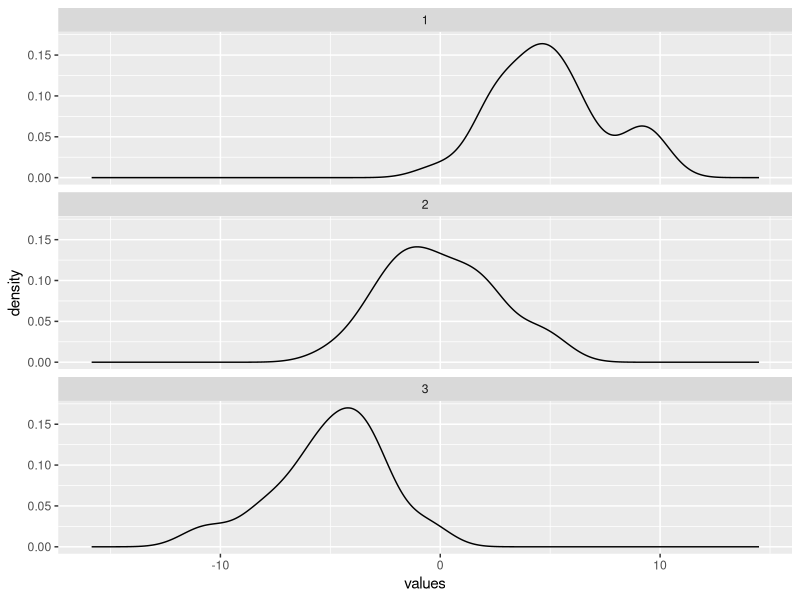
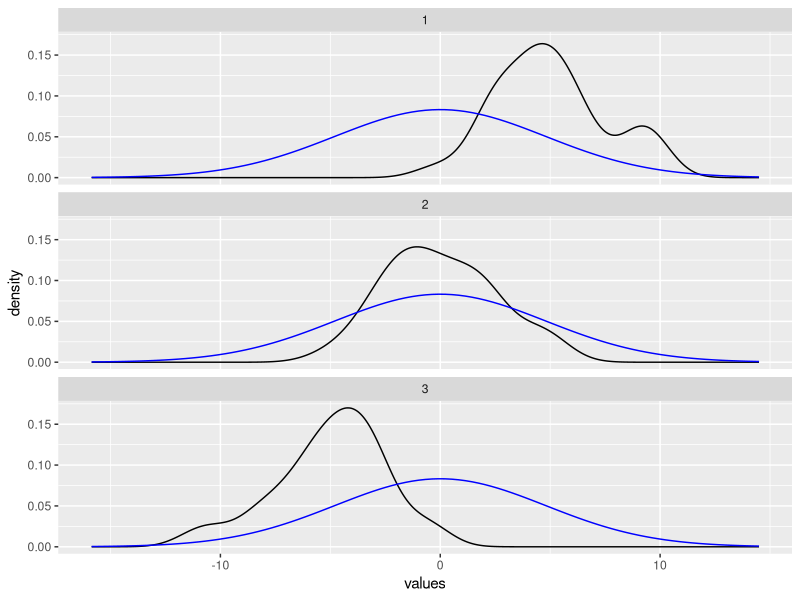
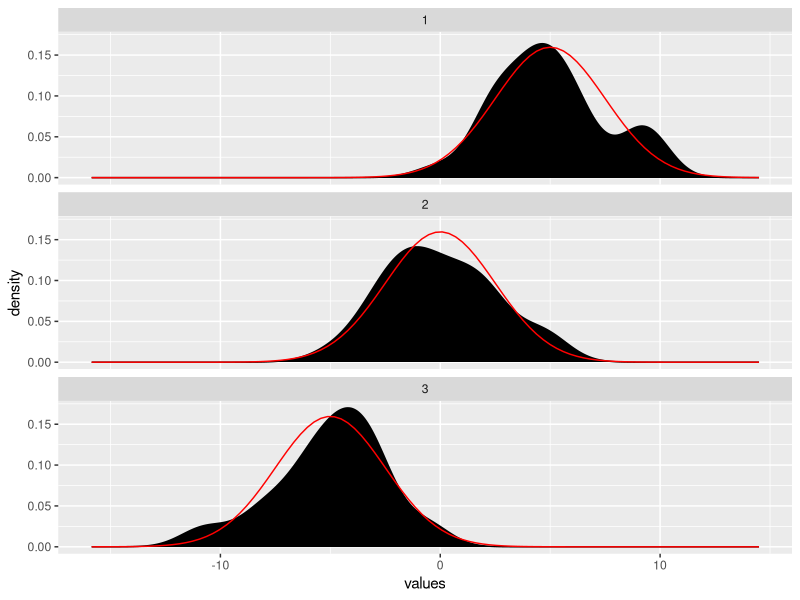

R code for these plots, in order:
# This file is for testing out a visualization on ANOVA

library(ggplot2)
library(plyr)

trt1<-rnorm(30)
trt1<-(trt1-mean(trt1))/sd(trt1)
trt1<-trt1*2.5+5
trt2<-rnorm(30)
trt2<-(trt2-mean(trt2))/sd(trt2)
trt2<-trt2*2.5+0
trt3<-rnorm(30)
trt3<-(trt3-mean(trt3))/sd(trt3)
trt3<-trt3*2.5-5

data<-data.frame(trt=c(rep(1,30),rep(2,30),rep(3,30)),
                 values=c(trt1,trt2,trt3))

# http://stackoverflow.com/questions/1376967/using-stat-function-and-facet-wrap-together-in-ggplot2-in-r
grid <- with(data, seq(min(values)-sd(values), max(values)+sd(values), length = 100))
normaldens <- ddply(data, "trt", function(df) {
  data.frame( 
    values = grid,
    density = dnorm(grid, mean(df$values), sd(df$values))
  )
})

## Plots
## Use color=NA to make things disappear
## This way you don't have to worry about fixing the scales and everything
# Plain data
ggplot(data=data, aes(values)) +
  geom_density() +
  geom_line(aes(y = density), data = normaldens, colour = NA) +
  stat_function(fun=dnorm, color=NA, args=list(mean=mean(data$values), sd=sd(data$values)))  +
  facet_wrap(~trt, ncol=1)

# Data with Null
ggplot(data=data, aes(values)) +
  geom_density() +
  geom_line(aes(y = density), data = normaldens, colour = NA) +
  stat_function(fun=dnorm, color="blue", args=list(mean=mean(data$values), sd=sd(data$values)))  +
  facet_wrap(~trt, ncol=1)

# Comparison
ggplot(data=data, aes(values)) +
  geom_density(fill="black") +
  geom_line(aes(y = density), data = normaldens, colour = "red") +
  stat_function(fun=dnorm, color=NA, args=list(mean=mean(data$values), sd=sd(data$values)))  +
  facet_wrap(~trt, ncol=1)

# Graphs are good
# Now, summary stats

anova_table<-data.frame(summary(aov(values ~ trt, data))[[1]])

#### Looks good
## Input list:                 _
#   Overall Standard Deviation  |
#   Trt 1 Mean                  |- Sliders?
#   Trt 2 Mean                  |
#   Trt 3 Mean                 _|
#   N, (needs to be a multiple of three)
#   Options for showing the different distributions - Check boxes
#   Option for resetting the data - action button
#
## Output list:
#   Input option list - Next to inputs
#   Graphs
#   Anova Table
#   Texts explaining everything